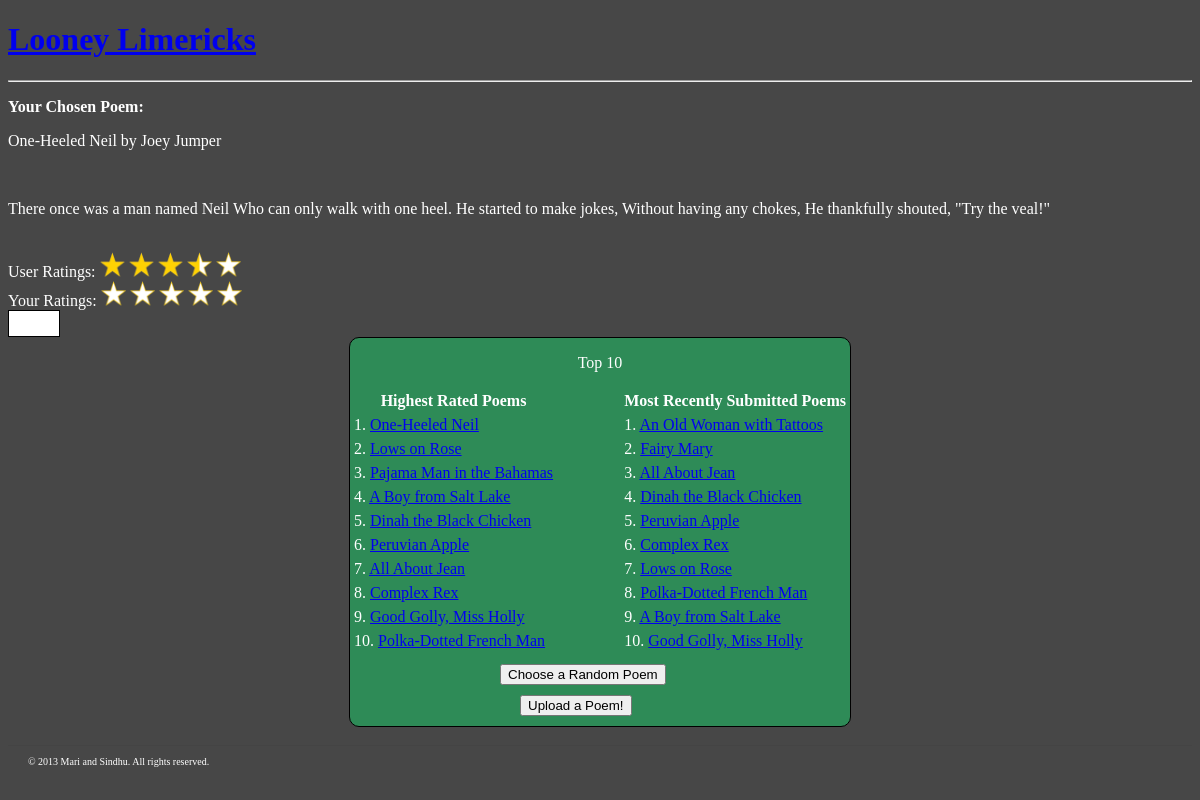
Screenshot of /index.php?poemid=2 with the database file from the repository.
### tables this page shows
CREATE TABLE IF NOT EXISTS `ll_table` (
  `id` int(11) NOT NULL AUTO_INCREMENT,
  `title` varchar(30) NOT NULL,
  `author` varchar(30) NOT NULL,
  `poem` text NOT NULL,
  `featuredTime` int(11) DEFAULT NULL,
  `userRating` double DEFAULT NULL,
  PRIMARY KEY (`id`)
);

### models/mainModel.php (called while the page is built, shortened)
<?php
class mainModel{
	function getTopRated(){
		$topRated = array();
		$con = mysqli_connect(HOST, USER, PASSWORD);
		mysqli_select_db($con, DBNAME);
		$result = mysqli_query($con,"SELECT id, title FROM ll_table ORDER BY userRating DESC LIMIT 10");
		while($row = mysqli_fetch_array($result)){
			$topRated[$row['id']] = $row['title'];
		}
		return $topRated;
	}
	function getMostRecent(){
		$mostRecent = array();
		$con = mysqli_connect(HOST, USER, PASSWORD);
		mysqli_select_db($con, DBNAME);
		$result = mysqli_query($con,"SELECT id, title FROM ll_table ORDER BY id DESC LIMIT 10");
		while($row = mysqli_fetch_array($result)){
			$mostRecent[$row['id']] = $row['title'];
		}
		return $mostRecent;
	}
	function getPoemInformation($id){
		$mostRecent = array();
		$con = mysqli_connect(HOST, USER, PASSWORD);
		mysqli_select_db($con, DBNAME);
		$result = mysqli_query($con,"SELECT * FROM ll_table WHERE id=".$id);
		while($row = mysqli_fetch_array($result)){
			$mostRecent['id'] = $row['id'];
			$mostRecent['title'] = $row['title'];
			$mostRecent['author'] = $row['author'];
			$mostRecent['poem'] = $row['poem'];
		}
		return $mostRecent;
	}
}
?>

### controllers/main.php (called while the page is built, shortened)
<?php
include_once("./models/mainModel.php");
class main{
	function theController(){
		$model = new mainModel();
		if(isset($_GET['poemid'])){
			$model->getPoemInformation($_GET['poemid']);
		}
	}
	function getMostRecent(){
		$model = new mainModel();
		return $model->getMostRecent();
	}
	function getPoemInfo(){
		$model = new mainModel();
		$poemInfo = $model->getPoemInformation($_GET['poemid']);
		return $poemInfo;
	}
	function getTopRated(){
		$model =new mainModel();
		return $model->getTopRated();
	}
}
?>

### views/poemView.php (the view, shortened to what this page needs)
<h1><a href="index.php">
<?php
echo SITENAME;
include_once("./controllers/main.php");
?>
</a>
</h1>
<hr/>
<?php
	$mainController = new main();
	if(isset($_GET['poemid'])){
		$poemInfo = $mainController->getPoemInfo();
		echo "<p><b> Your Chosen Poem: </b></p>";
		echo "<p>".$poemInfo['title']."  by ". $poemInfo['author']." </p><br />";
		echo "<p>" . $poemInfo['poem'] . "</p><br/>";
	}
	else{
		echo "<p> The Featured Poem: </p><br>";
	}
?>
<div class="userRatings">
User Ratings:
<img id="one-star" src="full-star.png"/>
<img id="two-star" src="full-star.png"/>
<img id="three-star" src="full-star.png"/>
<img id="four-star" src="half-star.png"/>
<img id="five-star" src="unrated-star.png"/>
</div>
<div class="yourRatings">
Your Ratings:
<body>
<a href= <?php echo "index.php?poemid=".$_GET['poemid']."&yr=1";?>><img id="1" src="unrated-star.png" onmouseover="light(this.id)" onmouseout="off(this.id)" onclick="rate(this.id)"/></a>
<a href= <?php echo "index.php?poemid=".$_GET['poemid']."&yr=2";?>><img id="2" src="unrated-star.png" onmouseover="light(this.id)" onmouseout="off(this.id)" onclick="rate(this.id)"/></a>
<a href= <?php echo "index.php?poemid=".$_GET['poemid']."&yr=3";?>><img id="3" src="unrated-star.png" onmouseover="light(this.id)" onmouseout="off(this.id)" onclick="rate(this.id)"/></a>
<a href= <?php echo "index.php?poemid=".$_GET['poemid']."&yr=4";?>><img id="4" src="unrated-star.png" onmouseover="light(this.id)" onmouseout="off(this.id)" onclick="rate(this.id)"/></a>
<a href= <?php echo "index.php?poemid=".$_GET['poemid']."&yr=5";?>><img id="5" src="unrated-star.png" onmouseover="light(this.id)" onmouseout="off(this.id)" onclick="rate(this.id)"/></a>
<div id="rating" style="text-align:center;font-size:23px;border:solid black 1px;height:25px;width:50px;">
</div>
</body>
</div>
<?php
require_once("baseview.php");
?>

### index.php (shortened to what this page needs)
<?php
if(isset($_GET['c'])){
	$c = $_GET['c'];
}
else{
	$c = "main";
}
controller($c);
function controller($c){
	$mController = new $c();
	$mController->theController();
	displayView($_SESSION['view']);
}
function displayView($viewname){
?>
<!DOCTYPE html>
<html>
<head>
	<link rel="stylesheet" type="text/css" href="css/style.css"/>
</head>
<body>
	<?php
		require_once("./views/{$viewname}.php");
	?>
<div class="footer">
&copy; 2013 Mari and Sindhu. All rights reserved.
</div>
</body>
</html>
<?php
}
?>

### views/baseview.php (shortened to what this page needs)
<?php
include_once("./controllers/main.php");
?>
<!DOCTYPE html>
<html>
<head>
<link rel="stylesheet" type="text/css" href="css/style.css"/>
</head>
<body>
<div class="wrapper">
<p align="center">Top 10</p>
<table cellpadding="2" align="left">
<tr><th>Highest Rated Poems</th></tr>
<?php
	$mainController = new main();
	$topRated = $mainController->getTopRated();
	$i=1;
	foreach($topRated as $key => $value){
?>
	<tr><td><?php echo $i . ". "; ?> <a href= <?php echo "index.php?poemid=".$key.">"; echo $value; ?></a></td></tr>
<?php
	$i++;
	}
?>
</table>
<table cellpadding="2" align="right">
<th>Most Recently Submitted Poems</th></tr>
<?php
	$mostRecent = $mainController->getMostRecent();
	$i=1;
	foreach($mostRecent as $key => $value){
?>
	<tr><td><?php echo $i . ". "; ?> <a href= <?php echo "index.php?poemid=".$key.">"; echo $value; ?></a></td></tr>
<?php
	$i++;
	}
?>
</table>
<form action="index.php" method="GET">
<input type="submit" class="random" value="Choose a Random Poem" />
</form>
<form action="index.php" method="GET">
<input type="submit" class="upload"  value="Upload a Poem!"/>
</form>
</div>
<br/>
</body>
</html>

### css/style.css (style rules this page uses)
body { background-color: #474747; color:white; }
input.random { margin-bottom: 10px; margin-top: 10px; margin-left: 150px; }
input.upload { margin-left: 170px; margin-bottom: 10px; }
.wrapper { width: 500px; margin: 0px auto; border: 1px solid black; border-radius: 10px; background-color: #2E8B57; }
#rating { text-align:center; font-size:23px; border:solid black 1px; height:25px; width:50px; background-color: white; }
img { height: 25px; width:25px; }
.footer { padding: 10px 20px; margin: auto; border-top: 0.5px double #444; font-size: 10px; }

### rows the page displays
ll_table: title "One-Heeled Neil", author "Joey Jumper", poem "There once was a man named Neil Who can only walk with one heel. He started to make jokes, Without having any chokes, He thankfully shouted, \"Try the veal!\""

### other values shown
SITENAME "Looney Limericks"
$value "One-Heeled Neil"
$value "Lows on Rose"
$value "Pajama Man in the Bahamas"
$value "A Boy from Salt Lake"
$value "Dinah the Black Chicken"
$value "Peruvian Apple"
$value "All About Jean"
$value "Complex Rex"
$value "Good Golly, Miss Holly"
$value "Polka-Dotted French Man"
$value "An Old Woman with Tattoos"
$value "Fairy Mary"
